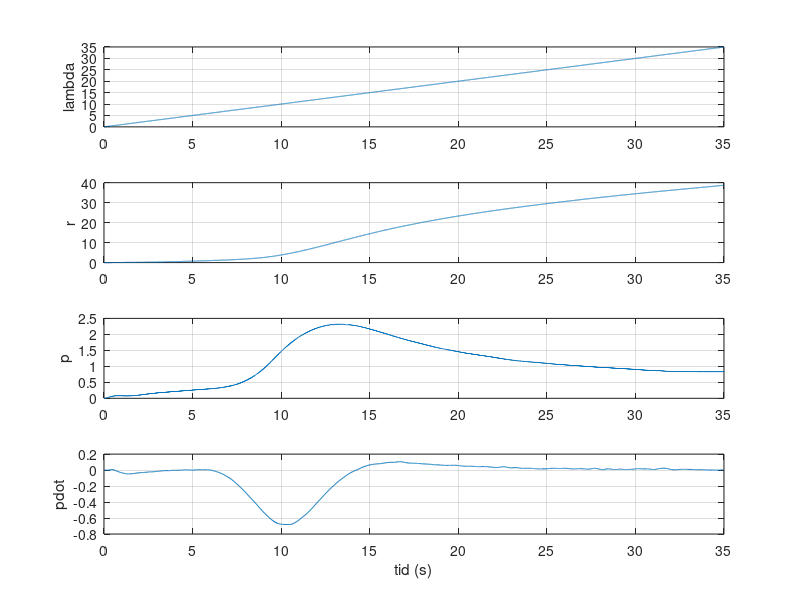

Write the MATLAB code that produced this figure. (Note: this script raises an error after producing the figure.)

%save results/2/2_7.mat simout
load results/2/2_7.mat simout

tr = simout(1,:);
x1r = simout(2,:);
x2r = simout(3,:);
x3r = simout(4,:);
x4r = simout(5,:);

figure(2)
subplot(411)
plot(tr,x1r),grid
ylabel('lambda')
subplot(412)
plot(tr,x2r),grid
ylabel('r')
subplot(413)
plot(tr,x3r),grid
ylabel('p')
subplot(414)
plot(tr,x4r),grid
xlabel('tid (s)'),ylabel('pdot')

fig = gcf;
fig.Position = [500, 300, 1000, 700];
